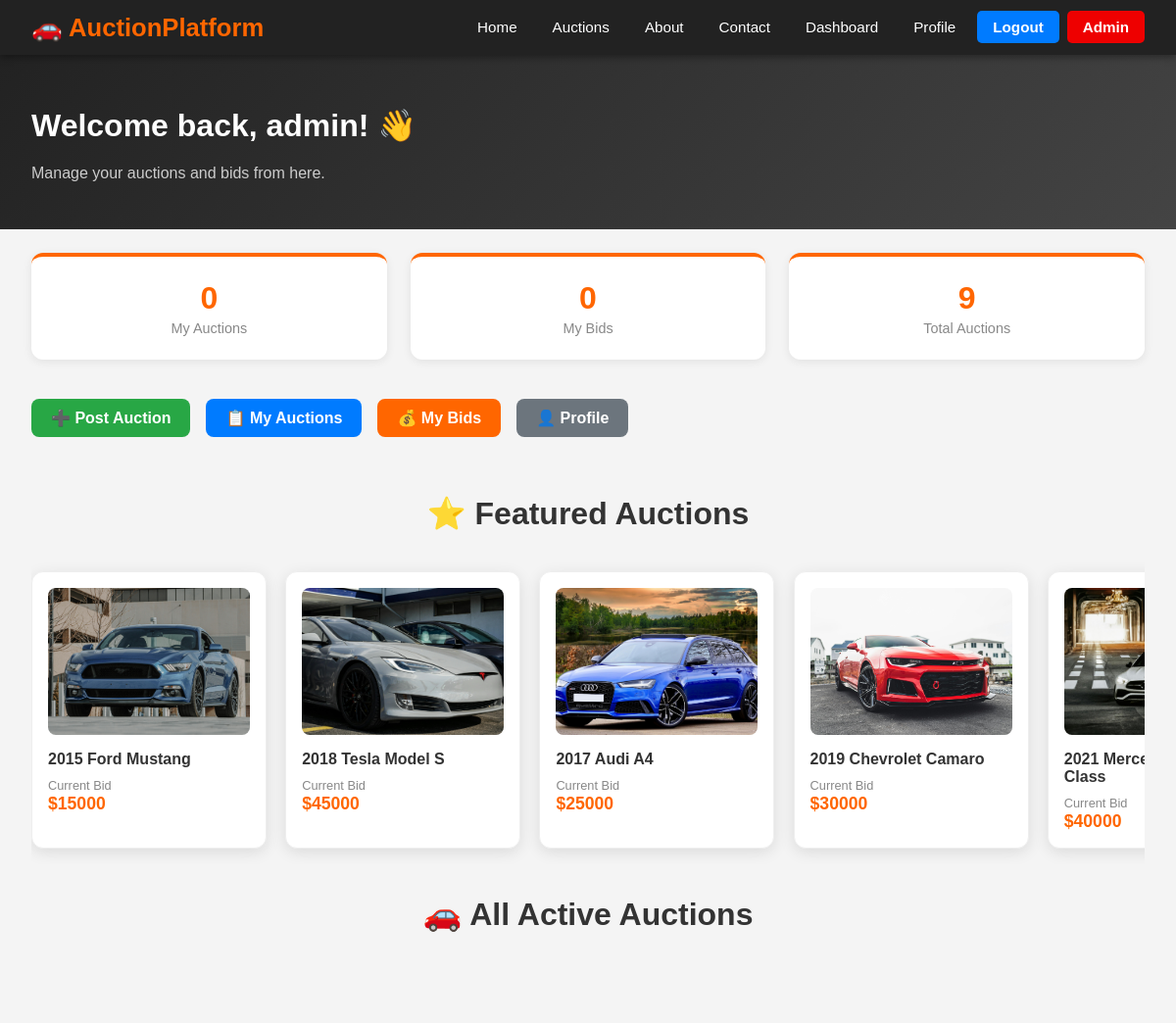
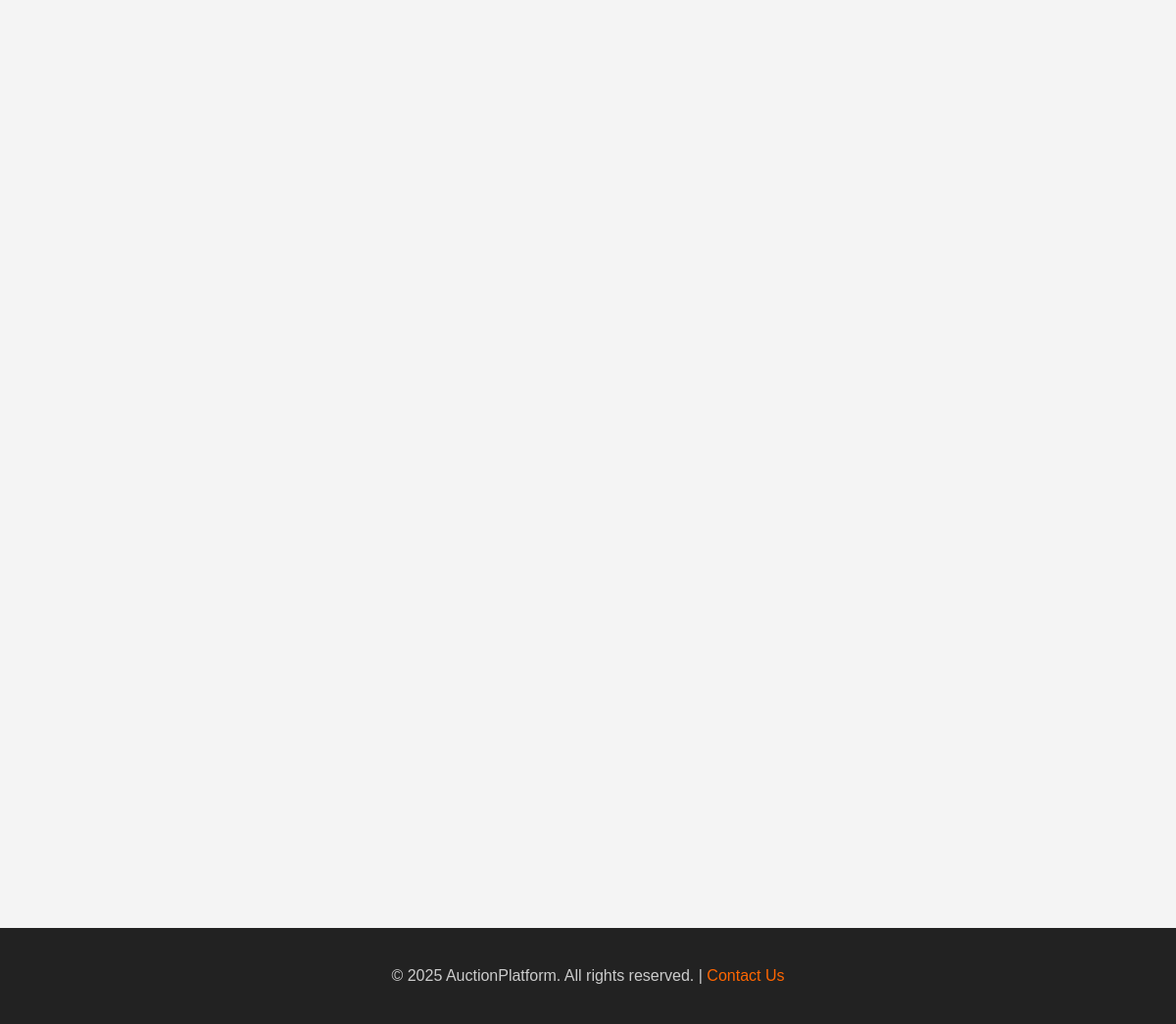
The page /dashboard/ (signed in) on the database its author committed (2 pictures, top to bottom).
### auction/models.py (models this page shows, shortened)
class Auction(models.Model):
    title = models.CharField(max_length=255)
    image = models.ImageField(upload_to='auction_images/', blank=True, null=True)
    image_url = models.CharField(max_length=255, blank=True)  # for legacy/static images
    current_bid = models.DecimalField(max_digits=12, decimal_places=2, default=0)
    featured = models.BooleanField(default=False)
    created_by = models.ForeignKey(User, on_delete=models.SET_NULL, null=True, blank=True, related_name='auctions')
    created_at = models.DateTimeField(auto_now_add=True)
    is_active = models.BooleanField(default=True)

### auction/views.py (the view)
# urls.py: path('dashboard/', views.dashboard, name='dashboard'),
@login_required
def dashboard(request):
    featured = Auction.objects.filter(featured=True, is_active=True)
    all_auctions = Auction.objects.filter(is_active=True).order_by('-created_at')
    user_bids = Bid.objects.filter(bidder=request.user).select_related('auction').order_by('-created_at')
    return render(request, 'dashboard.html', {
        'featured': featured,
        'all_auctions': all_auctions,
        'user_bids': user_bids,
    })

### templates/dashboard.html (shortened to what this page needs)
{% extends 'base.html' %}
{% load static %}
{% block content %}
<div style="background:linear-gradient(135deg,#222,#444);color:#fff;padding:2rem;">
  <h1>Welcome back, {{ user.username }}! 👋</h1>
  <p style="color:#ccc;">Manage your auctions and bids from here.</p>
</div>
<div class="stats-row">
  <div class="stat-card">
    <div class="stat-number">{{ user.auctions.count }}</div>
    <div class="stat-label">My Auctions</div>
  </div>
  <div class="stat-card">
    <div class="stat-number">{{ user.bids.count }}</div>
    <div class="stat-label">My Bids</div>
  </div>
  <div class="stat-card">
    <div class="stat-number">{{ all_auctions.count }}</div>
    <div class="stat-label">Total Auctions</div>
  </div>
</div>
<div style="padding:1rem 2rem;display:flex;gap:1rem;flex-wrap:wrap;">
  <a href="{% url 'post_auction' %}" style="padding:10px 20px;background:#28a745;color:#fff;text-decoration:none;border-radius:8px;font-weight:bold;">➕ Post Auction</a>
  <a href="{% url 'user_auctions' %}" style="padding:10px 20px;background:#007BFF;color:#fff;text-decoration:none;border-radius:8px;font-weight:bold;">📋 My Auctions</a>
  <a href="{% url 'user_bids' %}" style="padding:10px 20px;background:#ff6600;color:#fff;text-decoration:none;border-radius:8px;font-weight:bold;">💰 My Bids</a>
  <a href="{% url 'user_profile' %}" style="padding:10px 20px;background:#6c757d;color:#fff;text-decoration:none;border-radius:8px;font-weight:bold;">👤 Profile</a>
</div>
<section style="padding:1rem 2rem 2rem;">
  <h2>⭐ Featured Auctions</h2>
  <div class="carousel">
    {% for auction in featured %}
    <a href="{% url 'auction_detail' auction.pk %}" class="auction-item">
      {% if auction.image %}
        <img src="{{ auction.image.url }}" alt="{{ auction.title }}">
      {% elif auction.image_url %}
        <img src="/media/static_images/{{ auction.image_url|cut:'images/' }}" alt="{{ auction.title }}">
      {% endif %}
      <h3>{{ auction.title }}</h3>
      <span class="bid-label">Current Bid</span>
      <div class="bid-price">${{ auction.current_bid|floatformat:0 }}</div>
    </a>
    {% endfor %}
  </div>
  <h2 style="margin-top:2rem;">🚗 All Active Auctions</h2>
  <div class="results">
  </div>
</section>
{% endblock %}

### static/css/styles.css (style rules this page uses)
*, *::before, *::after { box-sizing: border-box; }
body { font-family: Arial, sans-serif; margin: 0; padding: 0; background: #f4f4f4; }
section { padding: 2.5rem 2rem; }
section h2 { text-align: center; font-size: 2rem; margin-bottom: 1.5rem; color: #333; }
.carousel { display: flex; gap: 1.2rem; overflow-x: auto; padding: 1rem 0; scrollbar-width: thin; scrollbar-color: #ff6600 #f0f0f0; }
.auction-item { background: #fff; border-radius: 12px; box-shadow: 0 4px 15px rgba(0,0,0,0.1); padding: 1rem; min-width: 240px; max-width: 240px; flex: 0 0 auto; transition: transform 0.3s, box-shadow 0.3s; cursor: pointer; text-decoration: none; color: inherit; display: block; border: 1px solid #eee; }
.auction-item img { width: 100%; height: 150px; object-fit: cover; border-radius: 8px; margin-bottom: 0.75rem; }
.auction-item h3 { font-size: 1rem; margin: 0 0 0.5rem; color: #333; }
.auction-item .bid-price { font-size: 1.1rem; font-weight: bold; color: #ff6600; }
.auction-item .bid-label { font-size: 0.8rem; color: #888; }
.results { display: flex; flex-wrap: wrap; gap: 1.2rem; justify-content: center; }
.stats-row { display: flex; gap: 1.5rem; padding: 1.5rem 2rem; flex-wrap: wrap; }
.stat-card { flex: 1; min-width: 150px; background: #fff; padding: 1.5rem; border-radius: 12px; box-shadow: 0 2px 10px rgba(0,0,0,0.08); text-align: center; border-top: 4px solid #ff6600; }
.stat-card .stat-number { font-size: 2rem; font-weight: bold; color: #ff6600; }
.stat-card .stat-label { color: #888; font-size: 0.9rem; margin-top: 0.25rem; }

### rows shown on the page
Auction: image_url (picture), title "2015 Ford Mustang", current_bid "15000"
Auction: image_url (picture), title "2018 Tesla Model S", current_bid "45000"
Auction: image_url (picture), title "2017 Audi A4", current_bid "25000"
Auction: image_url (picture), title "2019 Chevrolet Camaro", current_bid "30000"
Auction: image_url (picture), title "2021…", current_bid "40000"

### other values the page prints
{{ user.username }} "admin"
{{ user.auctions.count }} "0"
{{ user.bids.count }} "0"
{{ all_auctions.count }} "9"
